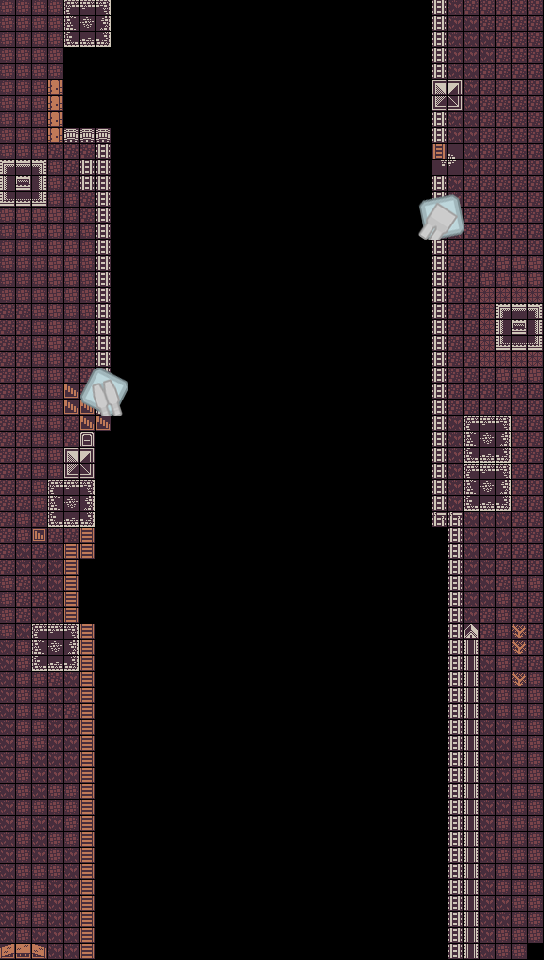

The image is a tile-based game level rendered from a .tmx file. Its description and source (layers, tilesets, objects; grid data summarised) follow:
An orthogonal 34x60 tile map with 16x16 px tiles, 3 tile layers (lv2, ray, Tile Layer 3), 3 tilesets and 2 objects (op2, op1).

<map version="1.0" orientation="orthogonal" renderorder="right-down" width="34" height="60" tilewidth="16" tileheight="16" nextobjectid="5">
 <tileset firstgid="1" name="colored" tilewidth="16" tileheight="16" spacing="1" margin="1" tilecount="961" columns="31">
  <image source="colored.png" width="543" height="543" />
 </tileset>
 <tileset firstgid="962" name="spaceBuilding_013" tilewidth="16" tileheight="16" spacing="1" margin="1" tilecount="9" columns="3">
  <image source="spaceBuilding_013.png" width="54" height="55" />
 </tileset>
 <tileset firstgid="971" name="spaceBuilding_012" tilewidth="16" tileheight="16" spacing="1" margin="1" tilecount="9" columns="3">
  <image source="spaceBuilding_012.png" width="55" height="57" />
 </tileset>
 <layer name="lv2" width="34" height="60">
  <data>[2040 cells, 401 non-empty, 5 distinct tile ids]</data>
 </layer>
 <layer name="ray" width="34" height="60">
  <data>[2040 cells, 366 non-empty, 41 distinct tile ids]</data>
 </layer>
 <layer name="Tile Layer 3" width="34" height="60">
  <data>[2040 cells, 18 non-empty, 18 distinct tile ids]</data>
 </layer>
 <objectgroup name="Opponents" visible="0">
  <object id="1" name="op2" x="495" y="304" width="47" height="46" />
  <object id="3" name="op1" x="16" y="159" width="47" height="46" />
 </objectgroup>
</map>
